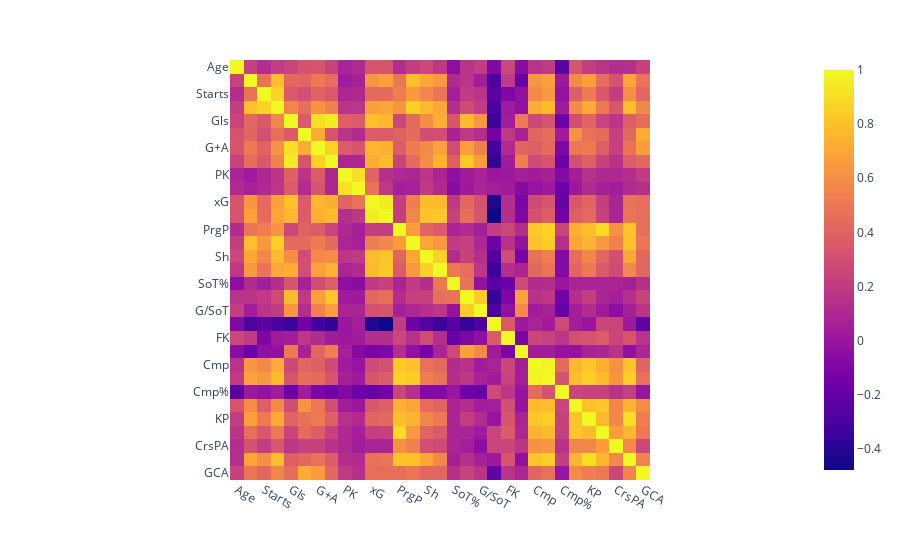

Notebook source saved alongside this figure:
### Markdown cell above
STATS CORRELATIONS

### Code cell
fig = px.imshow(data_frame.corr())
fig.show()

### Figure 1 — Plotly figure (JSON) as saved in the notebook; plotly's stock layout.template omitted (floating-point values rounded to 4 significant figures; data arrays with more than 128 entries replaced by an {"elided": "..."} marker saying what was removed)
{"data": [{"coloraxis": "coloraxis", "hovertemplate": "x: %{x}<br>y: %{y}<br>color: %{z}<extra></extra>", "name": "0", "type": "heatmap", "x": ["Age", "MP", "Starts", "Min", "Gls", "Ast", "G+A", "G-PK", "PK", "PKatt", "xG", "npxG", "PrgP", "PrgR", "Sh", "SoT", "SoT%", "G/Sh", "G/SoT", "Dist", "FK", "G-xG", "Cmp", "Att", "Cmp%", "xA", "KP", "PPA", "CrsPA", "SCA", "GCA"], "xaxis": "x", "y": ["Age", "MP", "Starts", "Min", "Gls", "Ast", "G+A", "G-PK", "PK", "PKatt", "xG", "npxG", "PrgP", "PrgR", "Sh", "SoT", "SoT%", "G/Sh", "G/SoT", "Dist", "FK", "G-xG", "Cmp", "Att", "Cmp%", "xA", "KP", "PPA", "CrsPA", "SCA", "GCA"], "yaxis": "y", "z": {"elided": "31x31 float values"}}], "layout": {"coloraxis": {"colorscale": [[0, "#0d0887"], [0.1111, "#46039f"], [0.2222, "#7201a8"], [0.3333, "#9c179e"], [0.4444, "#bd3786"], [0.5556, "#d8576b"], [0.6667, "#ed7953"], [0.7778, "#fb9f3a"], [0.8889, "#fdca26"], [1, "#f0f921"]]}, "margin": {"t": 60}, "xaxis": {"anchor": "y", "constrain": "domain", "domain": [0, 1], "scaleanchor": "y"}, "yaxis": {"anchor": "x", "autorange": "reversed", "constrain": "domain", "domain": [0, 1]}}}
